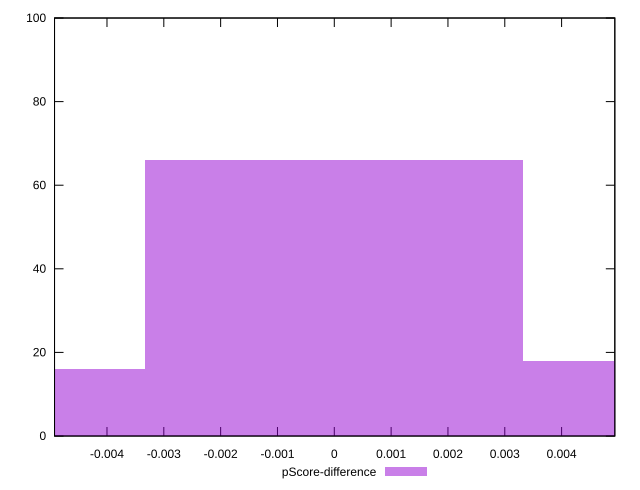

Source code (gnuplot):
reset

$pScoreDifference <<EOF
-0.006656219735921373 16
0 66
0.006656219735921373 18
EOF

set key outside below
set boxwidth 0.006656219735921373
set xrange [-0.004923046831959987:0.00493643082043993]
set yrange [0:100]
set trange [0:100]
set style fill transparent solid 0.5 noborder
set terminal svg size 640, 490 enhanced background rgb 'white'
set output "report_00009_2021-02-08T22-37-41.559Z/first-meaningful-paint/samples/pages+cached/pScore-difference/histogram.svg"

plot $pScoreDifference title "pScore-difference" with boxes

reset
